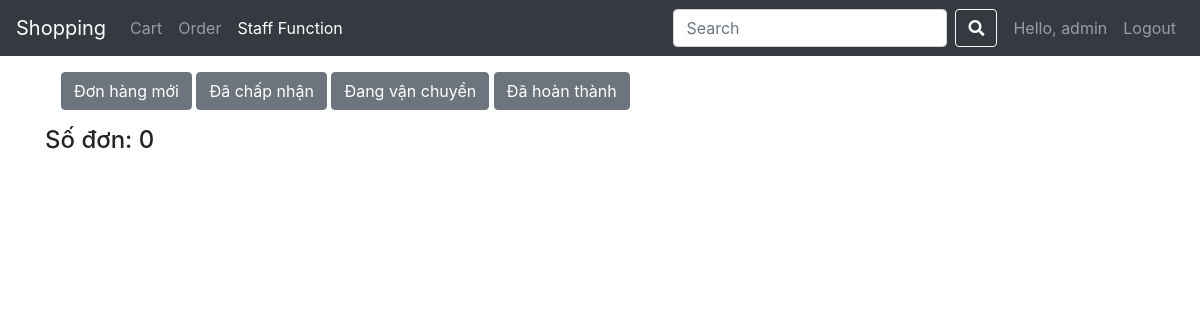
The page /order_management/COMPLETED/ (signed in) on the database as committed earlier.
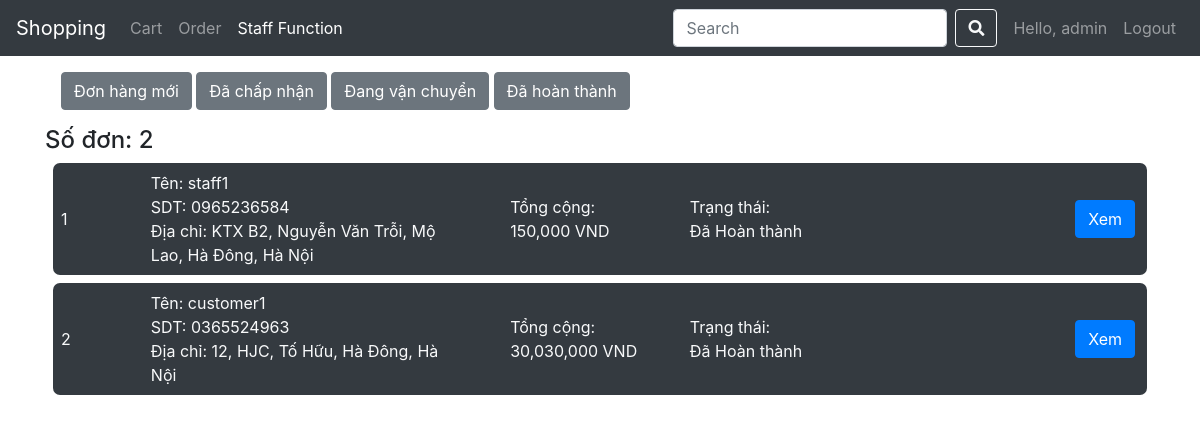
The same page on the database as committed later.
### business/models.py (models this page shows, shortened)
class Order(models.Model):
  customer = models.ForeignKey(Customer, related_name="order", on_delete=models.CASCADE)
  order_time = models.DateTimeField(auto_now_add=True)
  order_status = models.CharField(choices=ORDER_STATUS, default="NEW", max_length=10)
  total = models.FloatField()

class Customer(models.Model):
  user = models.OneToOneField(User, related_name="customer_info", on_delete=models.CASCADE)
  phone = models.CharField(max_length=15, blank=True, null=True)

class Shipment(models.Model):
  order = models.OneToOneField(Order, related_name="shipment", on_delete=models.CASCADE)
  ship_provider = models.CharField(max_length=100)
  ship_fee = models.FloatField()
  pickup_date = models.DateField(blank=True, null=True)
  expected_ship_date = models.DateField(blank=True, null=True)
  ship_address = models.ForeignKey(Address, on_delete=models.CASCADE, null=True)

class Address(models.Model):
  address_type = models.CharField(max_length=100)
  apartment_number = models.CharField(max_length=100, null=True)
  street = models.CharField(max_length=100, null=True)
  distric = models.CharField(max_length=100, null=True)
  city_or_province = models.CharField(max_length=100, null=True)
  phone = models.CharField(max_length=15, null=True)
  customer = models.ForeignKey(Customer, related_name="address", on_delete=models.CASCADE)
  @property
  def get_detailed_address(self):
    return f"{self.apartment_number}, {self.street}, {self.distric}, {self.city_or_province}"

### business/views.py (the view, shortened to what this page needs)
# urls.py: path("order_management/<str:status>/", views.order_management, name="order_management"),
@user_passes_test(lambda user : user.is_staff)
def order_management(request, status):
  if request.method == "GET":
    orders = []
    status = status.upper()
    orders = Order.objects.filter(order_status=status)
    context = {
      "orders": orders,
      "status": status
    }
    return render(request, "order_management.html", context)

### templates/order_management.html (shortened to what this page needs)
{% extends "base.html" %}
{% load humanize %}
{% block content %}
  <div class="container">
    <div class="order-menu p-3">
      <a class="btn btn-secondary" href="{% url 'order_management' 'new' %}">Đơn hàng mới</a>
      <a class="btn btn-secondary" href="{% url 'order_management' 'accepted' %}">Đã chấp nhận</a>
      <a class="btn btn-secondary" href="{% url 'order_management' 'delivering' %}">Đang vận chuyển</a>
      <a class="btn btn-secondary" href="{% url 'order_management' 'completed' %}">Đã hoàn thành</a>
    </div>
    <div class="orders">
      <h4>Số đơn: {{ orders|length }}</h4>
      {% for order in orders %}
        <div class="order-item bg-dark text-light p-2 m-2">
          <div class="order-item-in no"> {{ forloop.counter }} </div>
          <div class="order-item-inf customer">
            <div class="name"> Tên: {{ order.customer.user }} </div>
            <div class="phone"> SDT: {{ order.customer.phone }} </div>
            <div class="address" style="width: 85%;"> Địa chỉ: {{ order.shipment.ship_address.get_detailed_address }} </div>
          </div>
          <div class="order-item-in total"> Tổng cộng:<br> {{ order.total|floatformat:0|intcomma }} VND</div>
          {% if order.order_status == "NEW" %}
          <div class="order-item-in status"> Trạng thái:<br> Mới </div>
          {% elif order.order_status == "ACCEPTED"%}
          <div class="order-item-in status"> Trạng thái:<br> Đã chấp nhận </div>
          {% elif order.order_status == "DELIVERING" %}
          <div class="order-item-in status"> Trạng thái:<br> Đang vận chuyển </div>
          {% elif order.order_status == "COMPLETED" %}
          <div class="order-item-in status"> Trạng thái:<br> Đã Hoàn thành </div>
          {% endif %}
          <div class="order-item-in action justify-content-end">
            <a href=" {% url 'order_detail' order.pk %} " class="btn btn-primary m-1">Xem</a>
          </div>
        </div>
      {% endfor %}
    </div>
  </div>
{% endblock %}

Rows that differ between the two databases and show on the page:
now on this page (row edited): Order: customer.user "staff1", customer.phone "0965236584", shipment.ship_address.get_detailed_address "KTX B2, Nguyễn Văn Trỗi, Mộ Lao, Hà Đông, Hà Nội", total "150,000", shows "Trạng thái:", order_status "Đã Hoàn thành"
added Order: customer.user "customer1", customer.phone "0365524963", shipment.ship_address.get_detailed_address "12, HJC, Tố Hữu, Hà Đông, Hà Nội", total "30,030,000", shows "Trạng thái:", order_status "Đã Hoàn thành"
Other text that changed with them:
{{ orders|length }}: "0" → "2"
